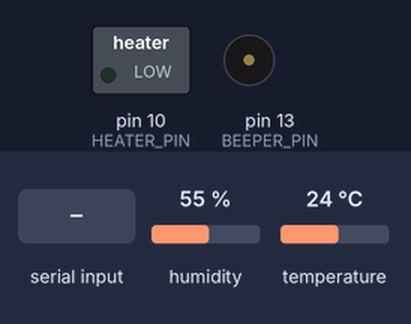
A sketch run on a simulated Arduino Uno, built with avr-gcc and run on an emulated ATmega328P. Shown: switched loads named in the sketch (green lamp = pin HIGH), buzzer (waves = sounding, pin HIGH). The test bench sets the inputs (shaded band); at power-on: humidity 55 %, temperature 24 °C. What the sketch prints to the serial monitor is not drawn.

Above: at 1.0 s.
1.1 s: "90,45\n" received over Serial
At 1.21 s:
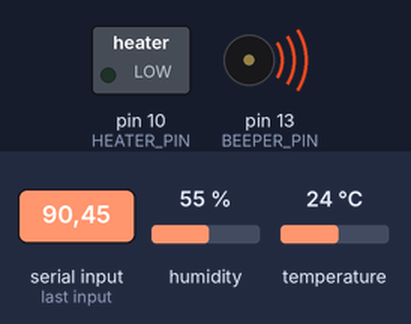
At 2.7 s:
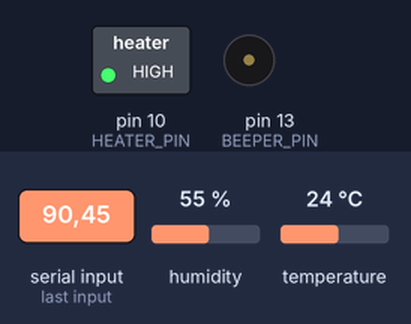
Timing chart, 0 to 4.2 s (numbered marks = the images above; inputs shaded):
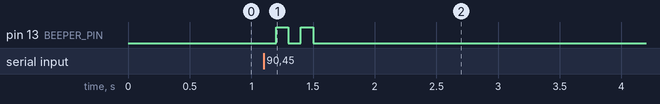

Measured:
- after the input at 1.1 s, pin 10 (HEATER_PIN): LOW → HIGH after 0.50 s; pin 13 (BEEPER_PIN): alternates HIGH for 0.10 s and LOW for 0.10 s, 4 changes in all, then stays LOW, starting after 0.10 s

The sketch:

Temp.ino
```cpp
#include <DHT11.h>
// #define SET_POINT 35  // 设定的温度
#define HEATER_PIN 10  // 加热器连接的GPIO口
#define BEEPER_PIN 13  // 蜂鸣器连接的GPIO口
DHT11 dht11(18);

bool firstReach = true;
bool nextReach = false;
bool heaterOn = false;
bool reachedSetPoint = false;
unsigned long startTime = 0;
int SET_POINT = 30;

void beep(int times) {
    for (int i = 0; i < times; i++) {
        digitalWrite(BEEPER_PIN, HIGH);
        delay(100);
        digitalWrite(BEEPER_PIN, LOW);
        delay(100);
    }
}

void setup() {
    Serial.begin(9600);
    pinMode(HEATER_PIN, OUTPUT);
    pinMode(BEEPER_PIN, OUTPUT);
    Serial.println("请输入设定温度值：");

    while (Serial.available() <= 0) {
        delay(100);  // 等待用户输入
    }
    SET_POINT = Serial.parseInt();  // 读取用户输入的设定温度值
    Serial.print("设定温度值已设置为：");
    Serial.println(SET_POINT);

    beep(2);  // 加热器开启时，蜂鸣器响两声
    digitalWrite(HEATER_PIN, HIGH);
}

void loop() {
    int temperature = 0;
    int humidity = 0;

    int result = dht11.readTemperatureHumidity(temperature, humidity);

    if (result == 0) {
        Serial.print("Temperature: ");
        Serial.print(temperature);
        Serial.println(" °C");

        if (firstReach && temperature >= SET_POINT - 10) {
            digitalWrite(HEATER_PIN, LOW);
            firstReach = false;
        } else if (!nextReach && !firstReach && temperature >= SET_POINT) {
            reachedSetPoint = true;
            Serial.println("已达到设定温度");
        }

        if ((reachedSetPoint || nextReach) && temperature < SET_POINT) {
            Serial.println("正在间断式加热");
            if (!heaterOn) {
                beep(2);
                digitalWrite(HEATER_PIN, HIGH);
                heaterOn = true;
                startTime = millis();
            } else if (millis() - startTime >= 5000) {
                beep(3);
                digitalWrite(HEATER_PIN, LOW);
                heaterOn = false;
                delay(5000);
            }
        }else if (reachedSetPoint && temperature > SET_POINT) {
            nextReach = true;
            reachedSetPoint = false;
        }else if (nextReach && temperature > SET_POINT) {
            digitalWrite(HEATER_PIN, LOW);
            // beep(3);
            Serial.println("温度超过设定值,等待冷却");
        }else if (temperature == SET_POINT){
            digitalWrite(HEATER_PIN, LOW);
            Serial.println("当前温度恒定");
        }
    }
    else {
        Serial.println(DHT11::getErrorString(result));
    }
}
```
